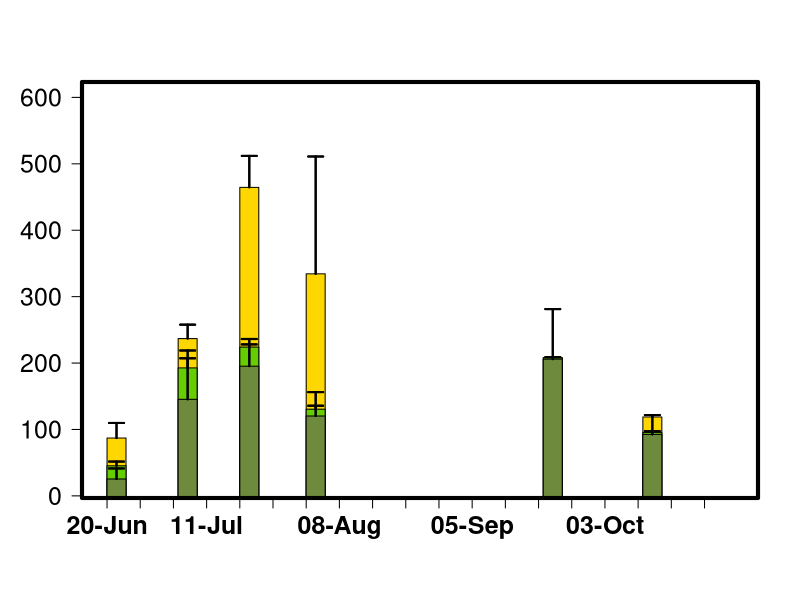

Generate this figure with R:
library(tidyverse)
library(readr)
library(plyr)
library(dplyr)

alldata <- data.frame(read_csv("2_incremental/20220420_STANDING_CROP_Rafa_Interpolation_Dont_Use.csv"))

alldata$SAMPLING_DATE<-as.Date(alldata$SAMPLING_DATE, format = "%m/%d/%Y")

#alldata[,c(11-87)]<-alldata[,c(13-87)]

#alldata<-replace(alldata[c(13:88)], alldata[c(13:87)] < 0, 0)

# Variable date to factor

dfEPIL <- alldata[which(alldata$SAMPLE_DESCRIPTOR == "EPIL"),]

dfEPIP <- alldata[which(alldata$SAMPLE_DESCRIPTOR == "EPIP"),]

dfFILA <- alldata[which(alldata$SAMPLE_DESCRIPTOR == "FILA"),]

ssite<-"BN"

se <- function(x, ...) sqrt(var(x, ...)/length(x))

names(alldata)

n1<-87

mult=1

EPIL.SUM<-data.frame(aggregate(as.numeric(dfEPIL[,n1]) ~ SAMPLING_DATE+SITE, dfEPIL, mean))
EPIL.SUM[,4]<-aggregate(as.numeric(dfEPIL[,n1]) ~ SAMPLING_DATE+SITE, dfEPIL, se)[,3]
EPIL.SUM <- subset(EPIL.SUM, SITE == ssite)
names(EPIL.SUM)<-c("DATE","SITE","MEAN.EPIL","STDER.EPIL")
EPIL.SUM[,5]<--2
EPIL.SUM[,c(3,4)]<-EPIL.SUM[,c(3,4)]*mult 

FILA.SUM<-data.frame(aggregate(as.numeric(dfFILA[,n1]) ~ SAMPLING_DATE+SITE, dfFILA, mean))
FILA.SUM[,4]<-aggregate(as.numeric(dfFILA[,n1]) ~ SAMPLING_DATE+SITE, dfFILA, se)[,3]
FILA.SUM <- subset(FILA.SUM, SITE == ssite)
names(FILA.SUM)<-c("DATE","SITE","MEAN.FILA","STDER.FILA")
FILA.SUM[,5]<--2
FILA.SUM[,c(3,4)]<-FILA.SUM[,c(3,4)]*mult 

EPIP.SUM<-data.frame(aggregate(as.numeric(dfEPIP[,n1]) ~ SAMPLING_DATE+SITE, dfEPIP, mean))
EPIP.SUM[,4]<-aggregate(as.numeric(dfEPIP[,n1]) ~ SAMPLING_DATE+SITE, dfEPIP, se)[,3]
EPIP.SUM <- subset(EPIP.SUM, SITE == ssite)
names(EPIP.SUM)<-c("DATE","SITE","MEAN.EPIP","STDER.EPIP")
EPIP.SUM[,5]<--2
EPIP.SUM[,c(3,4)]<-EPIP.SUM[,c(3,4)]*mult 


ALL.SUM<-list(EPIP.SUM,FILA.SUM,EPIL.SUM)

ALL.SUM<-ALL.SUM %>% reduce(full_join)

ALL.SUM[is.na(ALL.SUM)] <- 0

L=nrow(ALL.SUM)

#Column Width

j=2

#each 'polygon' is inside a list with xx and yy coordinates

dat1 <- lapply(1:L,function(x){
  res <- list(xx=c(ALL.SUM[x,1]+j, ALL.SUM[x,1]-j, ALL.SUM[x,1]-j, ALL.SUM[x,1]+j),
              yy=c(ALL.SUM[x,5], ALL.SUM[x,5], ALL.SUM[x,8], ALL.SUM[x,8]))
  return(res)
})

dat2 <- lapply(1:L,function(x){
  res <- list(xx=c(ALL.SUM[x,1]+j, ALL.SUM[x,1]-j, ALL.SUM[x,1]-j, ALL.SUM[x,1]+j),
              yy=c(ALL.SUM[x,5], ALL.SUM[x,5], ALL.SUM[x,6]+ALL.SUM[x,8], ALL.SUM[x,6]+ALL.SUM[x,8]))
  return(res)
})

dat3 <- lapply(1:L,function(x){
  res <- list(xx=c(ALL.SUM[x,1]+j, ALL.SUM[x,1]-j, ALL.SUM[x,1]-j, ALL.SUM[x,1]+j),
              yy=c(ALL.SUM[x,5], ALL.SUM[x,5], ALL.SUM[x,3]+ALL.SUM[x,6]+ALL.SUM[x,8], ALL.SUM[x,3]+ALL.SUM[x,6]+ALL.SUM[x,8]))
  return(res)
})

ardat1 <- lapply(1:L,function(x){
  res <- list(x0=c(ALL.SUM[x,1], ALL.SUM[x,1]),
              y0=c(ALL.SUM[x,8]),
              x1=c(ALL.SUM[x,1], ALL.SUM[x,1]),
              y1=c(ALL.SUM[x,8]+ALL.SUM[x,9]))
  return(res)
})

ardat2 <- lapply(1:L,function(x){
  res <- list(x0=c(ALL.SUM[x,1], ALL.SUM[x,1]),
              y0=c(ALL.SUM[x,6]+ ALL.SUM[x,8]),
              x1=c(ALL.SUM[x,1], ALL.SUM[x,1]),
              y1=c(ALL.SUM[x,6]+ALL.SUM[x,8]+ALL.SUM[x,7]))
  return(res)
})
ardat3 <- lapply(1:L,function(x){
  res <- list(x0=c(ALL.SUM[x,1], ALL.SUM[x,1]),
              y0=c(ALL.SUM[x,6]+ALL.SUM[x,8]+ALL.SUM[x,3]),
              x1=c(ALL.SUM[x,1], ALL.SUM[x,1]),
              y1=c(ALL.SUM[x,6]+ALL.SUM[x,8]+ALL.SUM[x,3]+ALL.SUM[x,4]))
  return(res)
})


#create empty plot

#dev.new(width=10, height=7, noRStudioGD = TRUE)
plot(ALL.SUM[,1], ALL.SUM[,5],
     type='n',
     ylim=c(20, plyr::round_any(max(ALL.SUM[3]+ALL.SUM[6]+ALL.SUM[8]+ALL.SUM[4]), 100, f = ceiling)),
     xlim= c(as.Date("2021-06-20"),as.Date("2021-10-30")),
     ylab=NA, 
     yaxt = "n",
     cex=1.5,
     xaxt = "n",
     xlab = NA,
     cex.lab=1, cex.axis=1.2, cex.main=1.2, cex.sub=1.2,
)


axis(side = 2, las=1, font.axis=1, cex.axis=1.5)


plyr::round_any(range(ALL.SUM[3]+ALL.SUM[6]+ALL.SUM[8]), 10, f = ceiling)

at = seq(0, plyr::round_any(max(ALL.SUM[3]+ALL.SUM[6]+ALL.SUM[8]), 175, f = ceiling), length.out=5)

axis.Date(1, at=seq(as.Date("2021-06-20"), as.Date("2021-10-30"), "1 week"), las=1, font.axis=2, cex.axis=1.5, format="%d-%b")

#add polygons

for (i in 1:L) polygon(unlist(dat3[[i]]$xx),unlist(dat3[[i]]$yy),col="gold", border="black")
for (i in 1:L) polygon(unlist(dat2[[i]]$xx),unlist(dat2[[i]]$yy),col="chartreuse3", border="black")
for (i in 1:L) polygon(unlist(dat1[[i]]$xx),unlist(dat1[[i]]$yy),col=colors()[89],border="black")

warnings()

for (i in 1:L) arrows(unlist(ardat3[[i]]$x0),unlist(ardat3[[i]]$y0),unlist(ardat3[[i]]$x1),unlist(ardat3[[i]]$y1), length=0.075, angle=90, code=2, lwd=2,col="black")
for (i in 1:L) arrows(unlist(ardat2[[i]]$x0),unlist(ardat2[[i]]$y0),unlist(ardat2[[i]]$x1),unlist(ardat2[[i]]$y1), length=0.075, angle=90, code=2, lwd=2,col="black")
for (i in 1:L) arrows(unlist(ardat1[[i]]$x0),unlist(ardat1[[i]]$y0),unlist(ardat1[[i]]$x1),unlist(ardat1[[i]]$y1), length=0.075, angle=90, code=2, lwd=2,col="black")


box(lwd=4)
options("warn"=1)
